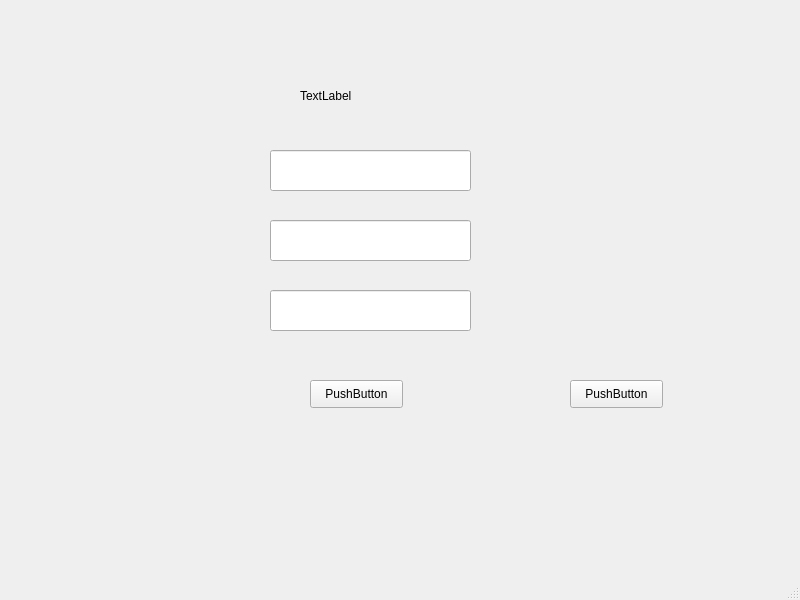
<?xml version="1.0" encoding="UTF-8"?>
<ui version="4.0">
 <class>MainWindow</class>
 <widget class="QMainWindow" name="MainWindow">
  <property name="geometry">
   <rect>
    <x>0</x>
    <y>0</y>
    <width>800</width>
    <height>600</height>
   </rect>
  </property>
  <property name="windowTitle">
   <string>MainWindow</string>
  </property>
  <widget class="QWidget" name="centralwidget">
   <widget class="QLineEdit" name="lineEdit_2">
    <property name="geometry">
     <rect>
      <x>270</x>
      <y>150</y>
      <width>201</width>
      <height>41</height>
     </rect>
    </property>
   </widget>
   <widget class="QLineEdit" name="lineEdit_3">
    <property name="geometry">
     <rect>
      <x>270</x>
      <y>220</y>
      <width>201</width>
      <height>41</height>
     </rect>
    </property>
   </widget>
   <widget class="QLineEdit" name="lineEdit_4">
    <property name="geometry">
     <rect>
      <x>270</x>
      <y>290</y>
      <width>201</width>
      <height>41</height>
     </rect>
    </property>
   </widget>
   <widget class="QPushButton" name="pushButton">
    <property name="geometry">
     <rect>
      <x>310</x>
      <y>380</y>
      <width>93</width>
      <height>28</height>
     </rect>
    </property>
    <property name="text">
     <string>PushButton</string>
    </property>
   </widget>
   <widget class="QPushButton" name="pushButton_2">
    <property name="geometry">
     <rect>
      <x>570</x>
      <y>380</y>
      <width>93</width>
      <height>28</height>
     </rect>
    </property>
    <property name="text">
     <string>PushButton</string>
    </property>
   </widget>
   <widget class="QLabel" name="label">
    <property name="geometry">
     <rect>
      <x>300</x>
      <y>80</y>
      <width>151</width>
      <height>31</height>
     </rect>
    </property>
    <property name="text">
     <string>TextLabel</string>
    </property>
   </widget>
  </widget>
  <widget class="QMenuBar" name="menubar">
   <property name="geometry">
    <rect>
     <x>0</x>
     <y>0</y>
     <width>800</width>
     <height>26</height>
    </rect>
   </property>
  </widget>
  <widget class="QStatusBar" name="statusbar"/>
 </widget>
 <resources/>
 <connections/>
</ui>
